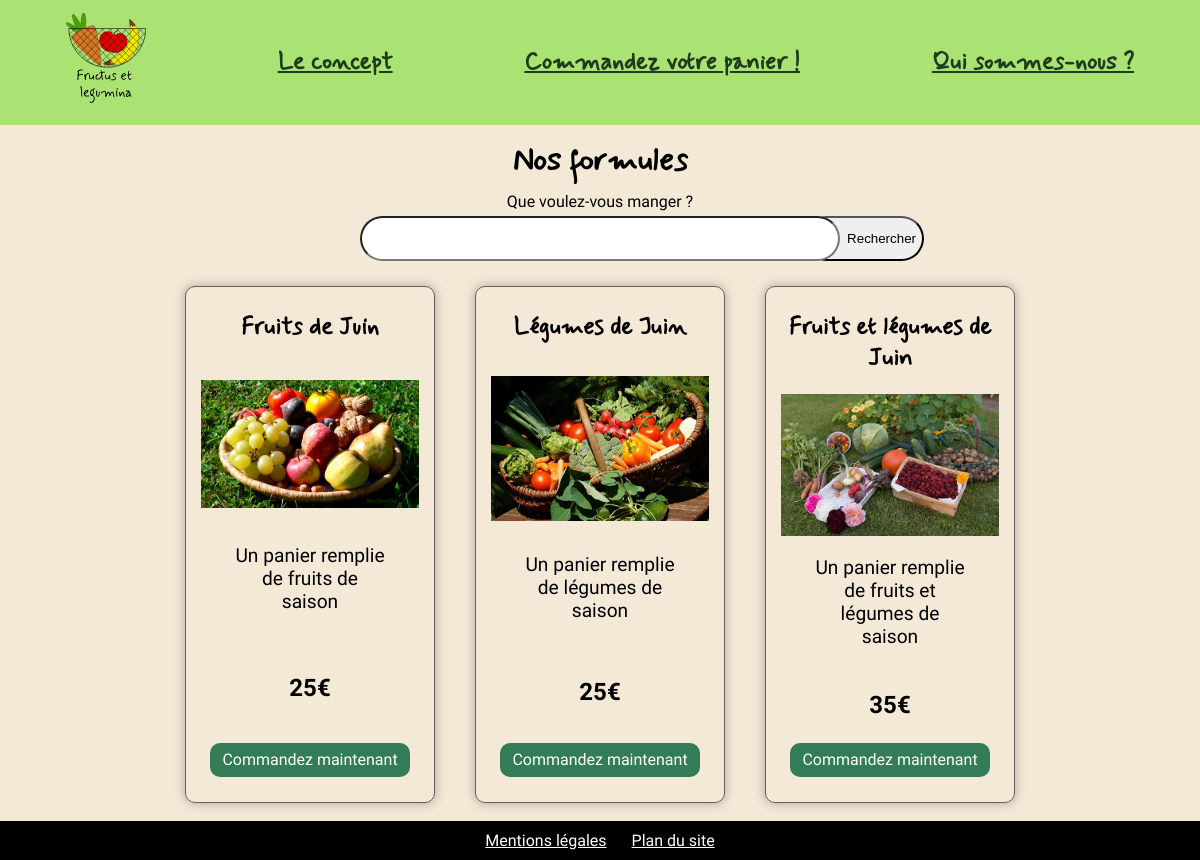
The page /catalogue.php on the database its author committed.
### tables this page shows
create table if not exists `203_formules` (
    `id_formule` bigint primary key auto_increment,
    `nom_formule` tinytext,
    `prix` tinyblob,
    `periode` tinyblob,
     
    `description_formule` mediumtext
);

### catalogue.php (the view, shortened to what this page needs)
<!DOCTYPE html>
<html lang="fr">
<head>
    <link rel="stylesheet" href="style.css">
</head>
<body>
<header>
        <nav id="navigation">
            <a href="./index.php" class="logo" title="Lien pour aller vers l'accueil"><img src="./photos/logo.svg" alt="Accueil"></a>
            <a href="./concept.php" title="Lien pour aller à la page concept">Le concept</a>
            <a href="./catalogue.php" title="Lien pour aller au catalogue">Commandez votre panier&nbsp;!</a>
            <a href="./quisommesnous.php" title="Lien pour aller à la page de présentation de l'équipe">Qui sommes-nous&nbsp;?</a>
        </nav>
    </header>
    <h1 class="top titre marge" id="top">Nos formules</h1>
    <form action="./recherche.php" method="post">
        <label for="recherche">Que voulez-vous manger ?</label>
        <div class="searchBar">
            <input type="search" list="ingredients" id="recherche" name="recherche">
            <input type="submit" value="Rechercher">
        </div>
    </form>
        <?php
        require('./bdconnect.php');
        ?>
    <div class="allFormule">
        <?php
        $requete = "SELECT * FROM `203_formules` where periode = MONTH(NOW());";
        $stmt = $db->query($requete);
        $result = $stmt->fetchAll(PDO::FETCH_ASSOC);
        foreach ($result as $key => $element) {
            ?>
            <div class="formule">
                <h2>
                    <?= $element['nom_formule']; ?>
                </h2>
                <img src="<?php if (strstr($element['nom_formule'], "Fruits et légumes")) {
                    echo ("./photos/panier-fruit-legume.jpg");
                } else if (strstr($element['nom_formule'], "Fruits")) {
                    echo ("./photos/panier-fruit.jpg");
                } else if (strstr($element['nom_formule'], "Légumes")) {
                    echo ("./photos/panier-legume.jpg");
                } else {
                    echo ("./photos/interogation.png");
                } ?>"
                    alt="" width="100%">
                <p>
                    <?= $element['description_formule']; ?>
                </p>
                <p class="prix">
                    <?= $element['prix']; ?>€
                </p>
                <a class="lienFormule" href="./article.php?id=<?= $element['id_formule']; ?>" title="Lien vers la page du produit">Commandez maintenant</a>
            </div>
        <?php } ?>
    </div>
    <footer><a href="./mentionslegales.php" title="Lien pour aller aux mentions légales">Mentions légales</a><a href="./planSite.php" title="Lien pour aller au plan du site">Plan du site</a></footer>
</body>
</html>

### style.css (style rules this page uses)
*, *::before, *::after { box-sizing: border-box; }
html, body { width: 100%; margin: 0; font-family: 'Roboto', sans-serif; }
html { scroll-behavior: smooth; }
body { margin-top: 125px; background-color: #f4e9d7; }
p { font-size: 1.2rem; width: 70%; margin-right: auto; margin-left: auto; }
nav { top: 0; display: flex; background-color: #AAE273; position: fixed; z-index: 300; width: 100%; overflow: hidden; height: 125px; }
nav img { width: 80px; }
nav a { font-size: 1.5rem; text-align: center; color: #1E3C1D; font-weight: bold; align-self: center; transition: 0.8s; border-radius: 10px; margin: 5px auto; padding: 10px 15px; font-family: Mynerve, cursive; }
.titre { margin-right: auto; margin-left: auto; width: 300px; text-align: center; font-size: 2rem; font-family: Mynerve, cursive; }
.top { padding-top: 15px; margin-top: 0px; }
footer { background-color: black; padding: 10px; display: flex; justify-content: center; gap: 25px; }
footer a { color: white; display: block; }
.marge { margin-bottom: 10px; }
.allFormule { display: flex; justify-content: space-around; gap: 30px; margin: auto 15%; flex-wrap: wrap; }
.formule { border: rgb(96, 96, 96) solid 1px; box-shadow: 0px 0px 10px 1px rgba(119, 119, 119, 0.5); -moz-box-shadow: 0px 0px 10px 1px rgba(119, 119, 119, 0.5); -webkit-box-shadow: 0px 0px 10px 1px rgba(119, 119, 119, 0.5); padding: 5px 15px; padding-bottom: 25px; border-radius: 10px; text-align: center; transition: 0.8s; max-width: 250px; min-width: 225px; display: flex; flex-direction: column; align-items: center; margin-bottom: 18px; justify-content: space-between; }
.formule h2 { font-family: Mynerve, cursive; }
.lienFormule { text-decoration: none; color: white; background-color: #327D58; cursor: pointer; border-radius: 10px; padding: 7.5px 12px; transition: 0.5s; width: -webkit-fit-content; width: -moz-fit-content; width: fit-content; text-align: center; }
.prix { font-weight: 700; text-align: center; font-size: 1.5rem; }
label[for="recherche"] { display: block; text-align: center; margin-bottom: 5px; }
input[type="search"] { height:45px; width:40%; border-radius: 100px; font-size:16px; margin-bottom: 25px; margin-left: 30%; display: block; z-index: 2; }
.searchBar { display: flex; justify-content: flex-start; align-items: baseline; }
.searchBar input[type="submit"] { height: 45px; width: 120px; border-radius: 100px; text-align: right; transform: translate(-30%, -1px); }

### rows shown on the page
203_formules: nom_formule "Fruits de Juin", description_formule "Un panier remplie de fruits de saison", prix "25"
203_formules: nom_formule "Légumes de Juin", description_formule "Un panier remplie de légumes de saison", prix "25"
203_formules: nom_formule "Fruits et légumes de Juin", description_formule "Un panier remplie de fruits et légumes de saison", prix "35"
